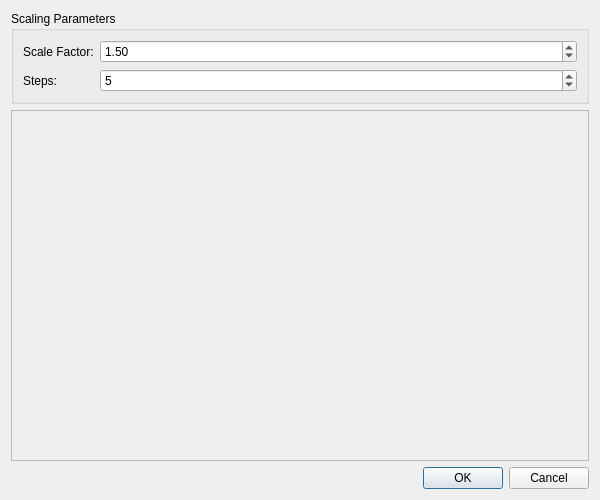
<?xml version="1.0" encoding="UTF-8"?>
<ui version="4.0">
 <class>ScalingDialog</class>
 <widget class="QWidget" name="ScalingDialog">
  <property name="geometry">
   <rect>
    <x>0</x>
    <y>0</y>
    <width>600</width>
    <height>500</height>
   </rect>
  </property>
  <property name="windowTitle">
   <string>Sprite Scaling</string>
  </property>
  <layout class="QVBoxLayout" name="verticalLayout">
   <item>
    <widget class="QGroupBox" name="groupBox">
     <property name="title">
      <string>Scaling Parameters</string>
     </property>
     <layout class="QFormLayout" name="formLayout">
      <item row="0" column="0">
       <widget class="QLabel" name="label_scale">
        <property name="text">
         <string>Scale Factor:</string>
        </property>
       </widget>
      </item>
      <item row="0" column="1">
       <widget class="QDoubleSpinBox" name="spin_scale">
        <property name="minimum">
         <double>0.100000000000000</double>
        </property>
        <property name="maximum">
         <double>4.000000000000000</double>
        </property>
        <property name="singleStep">
         <double>0.100000000000000</double>
        </property>
        <property name="value">
         <double>1.500000000000000</double>
        </property>
       </widget>
      </item>
      <item row="1" column="0">
       <widget class="QLabel" name="label_steps">
        <property name="text">
         <string>Steps:</string>
        </property>
       </widget>
      </item>
      <item row="1" column="1">
       <widget class="QSpinBox" name="spin_steps">
        <property name="minimum">
         <number>1</number>
        </property>
        <property name="maximum">
         <number>20</number>
        </property>
        <property name="value">
         <number>5</number>
        </property>
       </widget>
      </item>
     </layout>
    </widget>
   </item>
   <item>
    <widget class="QScrollArea" name="scrollArea">
     <property name="widgetResizable">
      <bool>true</bool>
     </property>
     <widget class="QWidget" name="scrollAreaWidgetContents">
      <property name="geometry">
       <rect>
        <x>0</x>
        <y>0</y>
        <width>578</width>
        <height>338</height>
       </rect>
      </property>
      <layout class="QVBoxLayout" name="verticalLayout_2">
       <item>
        <widget class="QLabel" name="preview">
         <property name="text">
          <string/>
         </property>
         <property name="alignment">
          <set>Qt::AlignCenter</set>
         </property>
        </widget>
       </item>
      </layout>
     </widget>
    </widget>
   </item>
   <item>
    <layout class="QHBoxLayout" name="horizontalLayout">
     <item>
      <spacer name="horizontalSpacer">
       <property name="orientation">
        <enum>Qt::Horizontal</enum>
       </property>
       <property name="sizeHint" stdset="0">
        <size>
         <width>40</width>
         <height>20</height>
        </size>
       </property>
      </spacer>
     </item>
     <item>
      <widget class="QPushButton" name="button_ok">
       <property name="text">
        <string>OK</string>
       </property>
       <property name="default">
        <bool>true</bool>
       </property>
      </widget>
     </item>
     <item>
      <widget class="QPushButton" name="button_cancel">
       <property name="text">
        <string>Cancel</string>
       </property>
      </widget>
     </item>
    </layout>
   </item>
  </layout>
 </widget>
 <resources/>
 <connections/>
</ui>
